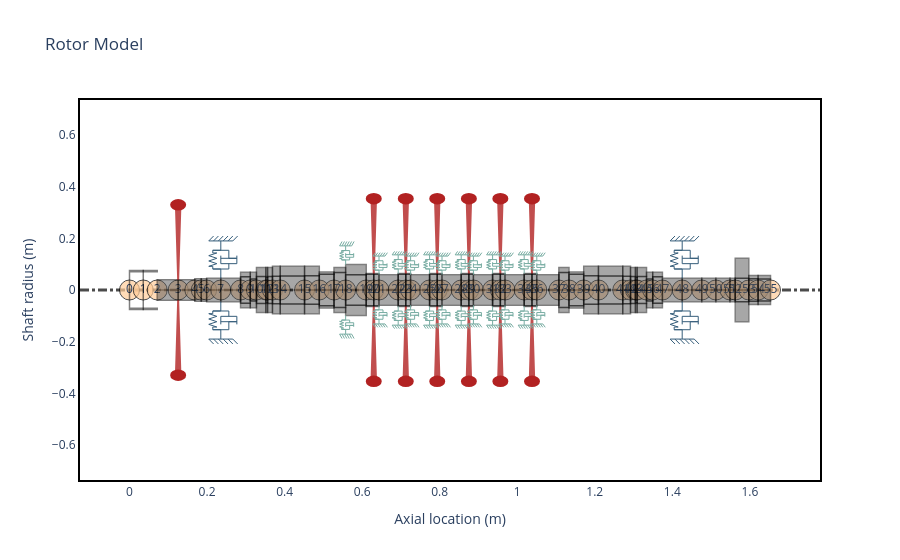

The notebook cell saved with this chart:
### Markdown cell above
## Section 1 - Model-Based Identification

The core of this module is performing identification directly from a provided model. In this method, we use a previously configured deterministic rotor as the basis for the identification process. This approach is ideal for those who already have validated models in ROSS and want to identify unknown parameters without rebuilding the system from scratch.

To demonstrate this process, let's start by importing an example rotor:

### Code cell
rotor = rs.rotor_example()
rotor.plot_rotor()
